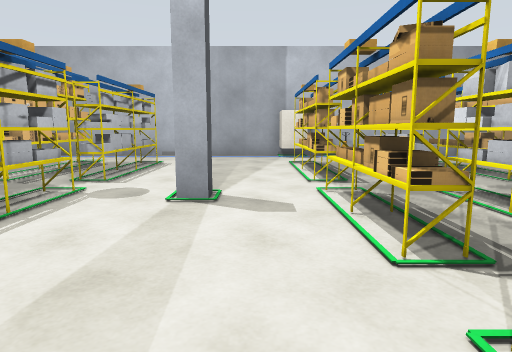
view 1 (above)

20 first-person views from a walk through a world built for the Gazebo simulator. The camera is 1.1 m above the floor, tilts 8° down and sees 75° across. The floor is counted in squares, 1 m on a side. Each view is taken from the middle of a square. On the plan, view 1 faces up. The plan holds only what a view shows up to about 13 squares ahead; the rest is blank. Some surface patterns are stand-ins.

view 2
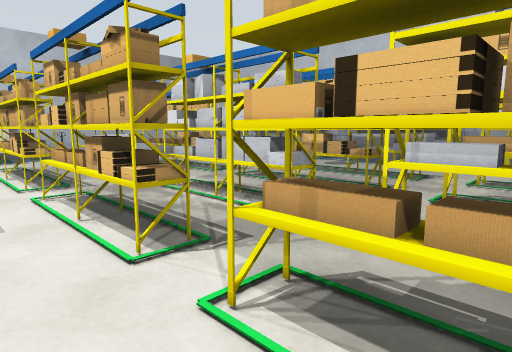

view 3
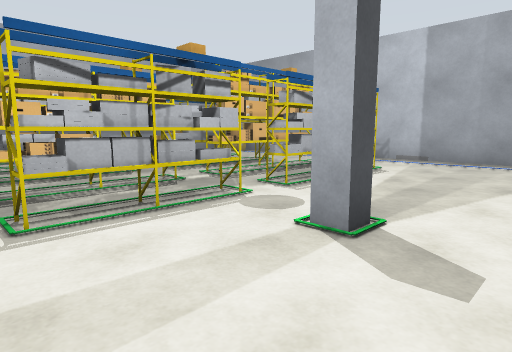

view 4
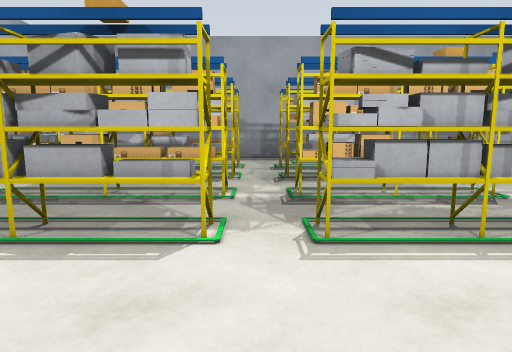

view 5
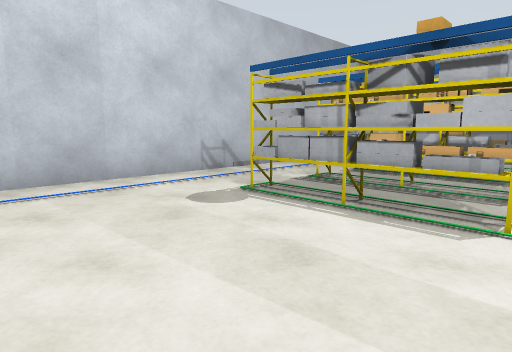

view 6
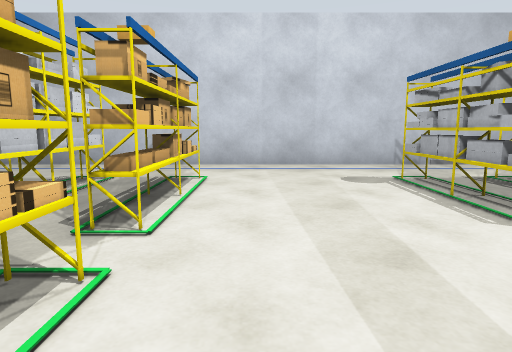

view 7
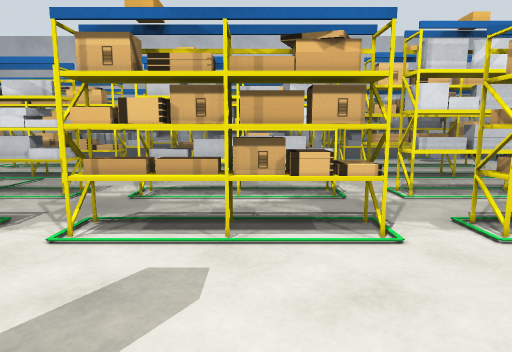

view 8
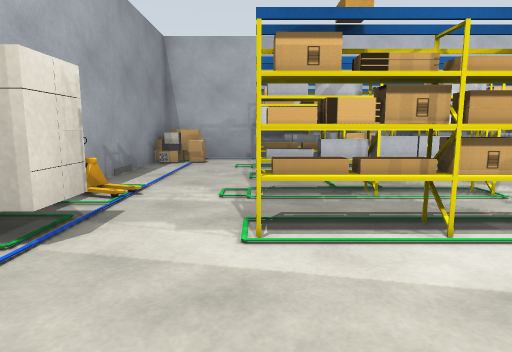

view 9
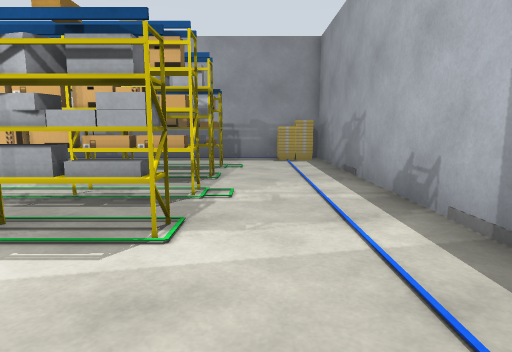

view 10
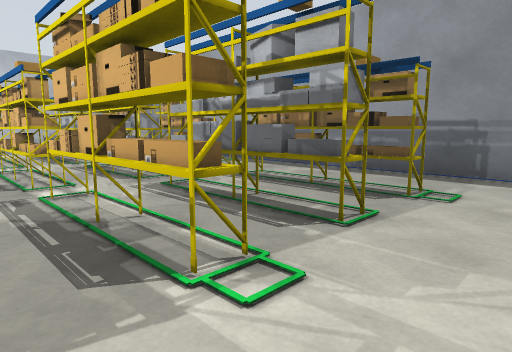

view 11
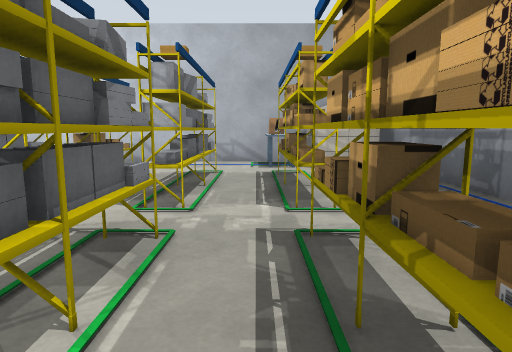

view 12
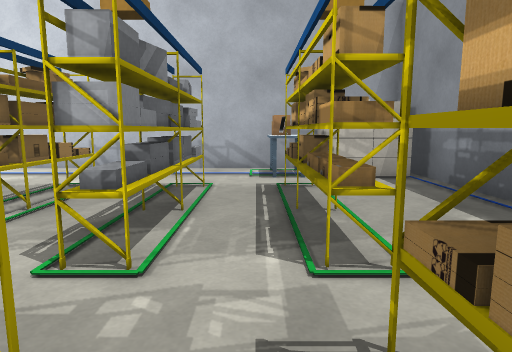

view 13
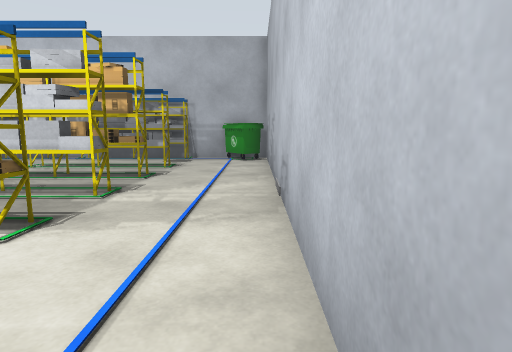

view 14
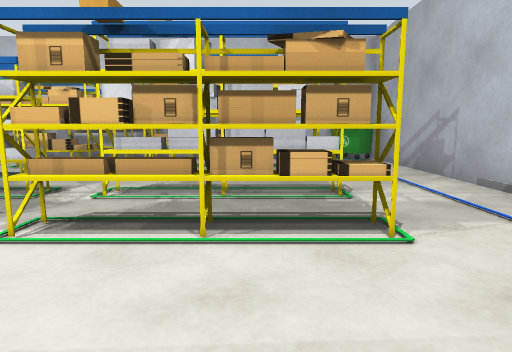

view 15
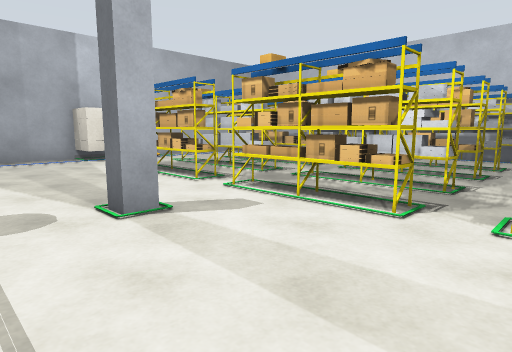

view 16
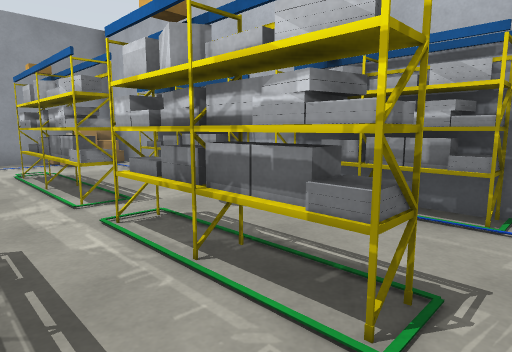

view 17
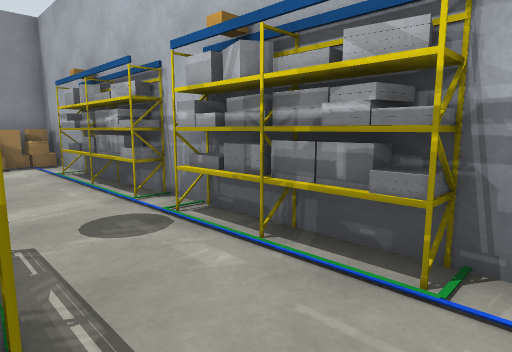

view 18
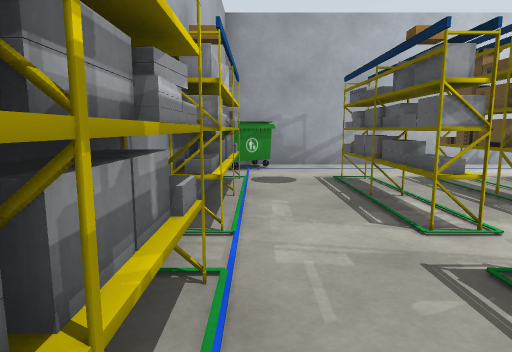

view 19
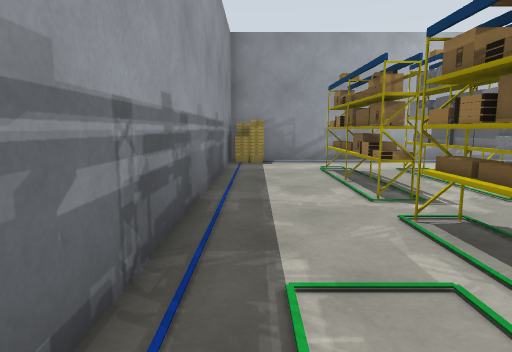

view 20
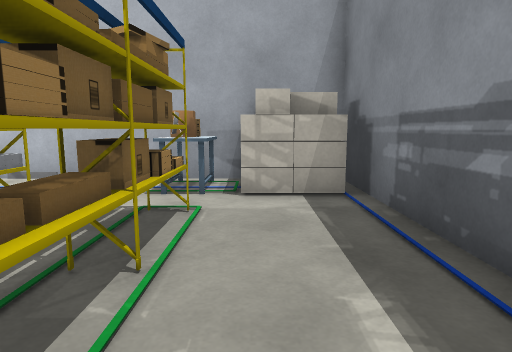

### Floor plan
Key: @ floor where view 1 was taken; # wall or solid block; x gap in a wall; . floor; H house; T thing the floor can be seen under or through; P pillar; A pallet; E desk; B bin; U bucket.
Columns run from 13 left of view 1 to 11 right of it. Each row starts with its distance up from view 1.
 15 #######################H#
 14 #U............HH.A....HH#
 13 #U............HH......HH#
 12 #.......................#
 11 #.......................#
 10 #..T.T.T.T.....T.T.T.#..#
  9 #..T.T.T.T.....T.T.T.x..#
  8 #..T.T.T.T.....T.T.T.#..#
  7 #..x.x...x.....x...x....#
  6 #..x.x...x.....x...x.x..#
  5 #..#.T.T.T..P..T.T.T.#..#
  4 #..#.T.T.T.....T.T.T.x..#
  3 #..#.T.T.T.....T.T.T.#..#
  2 #.......................#
  1 #..#.#.T.T.....T.T.T.T..#
  0 #..#.#.T.T...@.T.T.T.T..#
 -1 #..#.#.T.T.....T.T.T.x..#
 -2 #..#.#.T.T.....T.T.T.#..#
 -3 #.......................#
 -4 #HHE...................B#
 -5 #HHE...................B#
 -6 #########################

Positions as (right, up) in squares from view 1, and headings:
1: (0, 0), facing up
2: (0, 0), facing up-right
3: (1, 2), facing up-left
4: (0, 2), facing left
5: (1, 2), facing down-left
6: (0, 5), facing down
7: (-2, 4), facing right
8: (-2, 11), facing right
9: (0, 12), facing left
10: (-4, 13), facing down-left
11: (-9, 6), facing down
12: (-9, 4), facing down
13: (-2, -5), facing right
14: (-2, -1), facing right
15: (-3, 1), facing up-right
16: (6, 2), facing up-right
17: (8, 2), facing up-right
18: (10, 5), facing down
19: (-12, 2), facing up
20: (-11, 2), facing down
